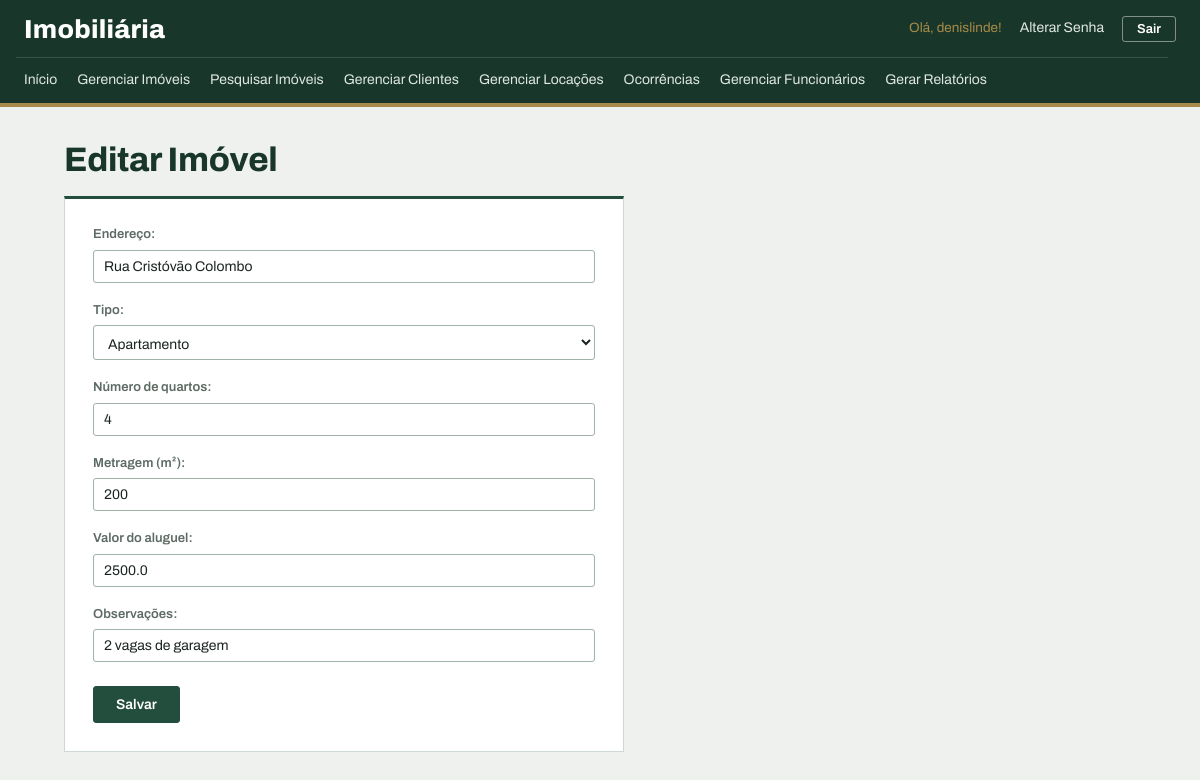
The page /editar_imovel/2/ (signed in) on the database its author committed.
### meu_app/models.py (models this page shows, shortened)
class Imovel(models.Model):
    endereco = models.CharField(max_length=200, verbose_name="Endereço")
    tipo = models.CharField(max_length=1, choices=TIPO_CHOICES)
    numero_quartos = models.IntegerField(
        null=True, verbose_name="Número de quartos")
    metragem = models.IntegerField(null=True, verbose_name="Metragem (m²)")
    valor_aluguel = models.FloatField(
        default=0.0, verbose_name="Valor do aluguel")
    obs = models.CharField(max_length=200, blank=True,
                           verbose_name="Observações")
    situacao = models.CharField(
        max_length=1, choices=SITUACAO_CHOICES, default='D', verbose_name="Situação")
    data_cadastro = models.DateTimeField(auto_now_add=True)

### meu_app/views.py (the view, shortened to what this page needs)
# urls.py: path('editar_imovel/<int:id>/', views.editar_imovel, name='editar_imovel'),
@login_required
def editar_imovel(request, id):
    imovel = Imovel.objects.get(id=id)
    form = ImovelForm(instance=imovel)
    dados = {
        'form': form
    }
    return render(request, 'editar_imovel.html', dados)

### meu_app/forms.py
class ImovelForm(forms.ModelForm):
    class Meta:
        model = Imovel
        fields = [
            'endereco',
            'tipo',
            'numero_quartos',
            'metragem',
            'valor_aluguel',
            'obs',
        ]
        widgets = {
            'endereco': forms.TextInput(attrs={
                'class': 'form-control',
                'placeholder': 'Digite o Endereço',
            }),
            'tipo': forms.Select(attrs={
                'class': 'form-select'
            }),
            'numero_quartos': forms.NumberInput(attrs={
                'class': 'form-control',
                'placeholder': 'Digite o Número de Quartos',
            }),
            'metragem': forms.NumberInput(attrs={
                'class': 'form-control',
                'placeholder': 'Digite a Metragem',
            }),
            'valor_aluguel': forms.NumberInput(attrs={
                'class': 'form-control',
                'placeholder': 'Digite o Valor do Aluguel',
            }),
            'obs': forms.TextInput(attrs={
                'class': 'form-control',
                'placeholder': 'Digite as Observações',
            }),
        }

### meu_app/templates/editar_imovel.html (shortened to what this page needs)
{% load static %}
<!DOCTYPE html>
<html lang="pt-br">
<head>
    <link rel="stylesheet" href="{% static 'css/style.css' %}">
</head>
<body>
    {% include '_menu.html'%}
    <h1>Editar Imóvel</h1>
    <div class="container-principal">
        <form method="post">
            {{ form.as_p }}
            <button type="submit">Salvar</button>
        </form>
    </div>
</body>
</html>

### meu_app/templates/_menu.html (shortened to what this page needs)
<nav>
    <div>
        <a href="{% url 'index' %}"> Início </a>
        <a href="{% url 'listar_imoveis' %}"> Gerenciar Imóveis </a>
        <a href="{% url 'pesquisar_imoveis' %}"> Pesquisar Imóveis </a>
        <a href="{% url 'listar_clientes' %}"> Gerenciar Clientes </a>
        <a href="{% url 'listar_locacoes' %}"> Gerenciar Locações </a>
        <a href="{% url 'listar_ocorrencias' %}"> Ocorrências </a>
        {% if user.is_superuser %}
            <a href="{% url 'listar_funcionarios' %}"> Gerenciar Funcionários </a>
            <a href="{% url 'gerar_relatorio' %}"> Gerar Relatórios </a>
        {% endif %}
    </div>
    <div class="usuario-menu">
        {% if user.is_authenticated %}
            <span>Olá, {{ user.username }}!</span>
            <a href="{% url 'alterar_senha' %}">Alterar Senha</a>
            <form method="post" action="{% url 'logout' %}">
                <button type="submit" class="link-logout">Sair</button>
            </form>
        {% else %}
            <a href="{% url 'login' %}">Entrar</a>
        {% endif %}
    </div>
</nav>

### meu_app/static/css/style.css (style rules this page uses)
:root { --floresta: #234d3c; --floresta-escuro: #183629; --latao: #a88b4a; --papel: #eef1ee; --branco: #ffffff; --linha: #cfd8d2; --linha-forte: #9fb2a6; --tinta: #1b2420; --tinta-suave: #5d6b64; --alerta: #9e3a2a; --destaque-linha: #f3f6f3; --coluna: 1120px; --raio: 3px; }
body { margin: 0; background-color: var(--papel); color: var(--tinta); font-family: 'Archivo', 'Segoe UI', Arial, sans-serif; font-size: 15px; line-height: 1.5; font-variant-numeric: tabular-nums; }
h1 { max-width: var(--coluna); margin: 34px auto 18px auto; padding: 0 24px; box-sizing: border-box; text-align: left; color: var(--floresta-escuro); font-size: 34px; font-weight: 750; font-stretch: 75%; line-height: 1.1; letter-spacing: -0.01em; }
a { color: var(--floresta); }
nav { display: flex; flex-wrap: wrap; align-items: center; background-color: var(--floresta-escuro); border-bottom: 4px solid var(--latao); padding: 0 24px; }
nav::before { content: "Imobiliária"; order: 1; color: var(--branco); font-size: 26px; font-weight: 800; font-stretch: 62%; letter-spacing: 0.01em; padding: 10px 0 8px 0; }
.usuario-menu { order: 2; margin-left: auto; display: flex; align-items: center; gap: 12px; color: var(--latao); font-size: 13.5px; white-space: nowrap; }
nav > div:first-child { order: 3; flex-basis: 100%; display: flex; flex-wrap: wrap; gap: 4px; border-top: 1px solid rgba(255, 255, 255, 0.14); padding: 4px 0; margin-left: -8px; }
nav a { text-decoration: none; color: #dfe7e2; padding: 7px 8px; font-size: 14px; white-space: nowrap; border-bottom: 2px solid transparent; }
.usuario-menu a { padding: 4px 6px; }
.usuario-menu form { display: inline; margin: 0; }
.link-logout { background-color: transparent; color: var(--branco); border: 1px solid rgba(255, 255, 255, 0.45); border-radius: var(--raio); padding: 5px 14px; font-size: 13px; font-weight: 600; font-family: inherit; cursor: pointer; }
button, .botao-novo { display: inline-block; background-color: var(--floresta); color: var(--branco); border: 1px solid var(--floresta); border-radius: var(--raio); padding: 8px 16px; font-size: 14px; font-family: inherit; font-weight: 600; text-decoration: none; cursor: pointer; }
input[type="text"], input[type="number"], input[type="email"], input[type="password"], input[type="date"], select, textarea { padding: 8px 10px; border: 1px solid var(--linha-forte); border-radius: var(--raio); background-color: var(--branco); font-size: 14px; font-family: inherit; color: var(--tinta); }
.container-principal { display: flex; justify-content: flex-start; max-width: var(--coluna); margin: 0 auto; padding: 0 24px; box-sizing: border-box; }
.container-principal form { width: 100%; max-width: 560px; background-color: var(--branco); border: 1px solid var(--linha); border-top: 3px solid var(--floresta); padding: 26px 28px 28px 28px; margin-bottom: 48px; box-sizing: border-box; }
.container-principal form p { margin: 0 0 18px 0; }
.container-principal label { display: block; margin-bottom: 5px; font-weight: 600; font-size: 13px; color: var(--tinta-suave); }
.container-principal input[type="text"], .container-principal input[type="number"], .container-principal input[type="email"], .container-principal input[type="password"], .container-principal input[type="date"], .container-principal select, .container-principal textarea { width: 100%; box-sizing: border-box; }
.container-principal button { margin-top: 6px; padding: 10px 22px; }

### rows shown on the page
Imovel: endereco "Rua Cristóvão Colombo", tipo "Apartamento", numero_quartos "4", metragem "200", valor_aluguel "2500.0", obs "2 vagas de garagem"

### other values the page prints
{{ user.username }} "denislinde"
